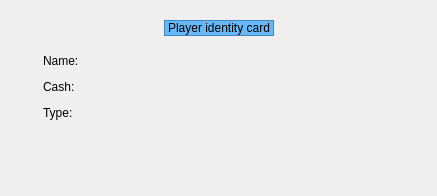
             <widget class="QWidget" name="tabWidgetTrainerCardPage1">
              <property name="styleSheet">
               <string notr="true">#tabWidgetTrainerCardPage1{
background-color: qlineargradient(spread:pad, x1:0, y1:0.3, x2:0, y2:1, stop:0 rgba(255, 255, 255, 200), stop:1 rgba(221, 221, 221, 200));
border-color: rgb(204, 204, 204);
border-radius: 5px;
}</string>
              </property>
              <attribute name="title">
               <string>Informations</string>
              </attribute>
              <layout class="QGridLayout" name="gridLayout_2">
               <item row="0" column="0">
                <widget class="QFrame" name="frame_2">
                 <property name="sizePolicy">
                  <sizepolicy hsizetype="Fixed" vsizetype="Fixed">
                   <horstretch>0</horstretch>
                   <verstretch>0</verstretch>
                  </sizepolicy>
                 </property>
                 <property name="minimumSize">
                  <size>
                   <width>415</width>
                   <height>174</height>
                  </size>
                 </property>
                 <property name="maximumSize">
                  <size>
                   <width>415</width>
                   <height>174</height>
                  </size>
                 </property>
                 <property name="styleSheet">
                  <string notr="true">color: rgb(0, 0, 0);</string>
                 </property>
                 <layout class="QVBoxLayout" name="verticalLayout_7">
                  <item>
                   <layout class="QHBoxLayout" name="horizontalLayout_3">
                    <item>
                     <spacer name="horizontalSpacer_2">
                      <property name="orientation">
                       <enum>Qt::Horizontal</enum>
                      </property>
                      <property name="sizeHint" stdset="0">
                       <size>
                        <width>88</width>
                        <height>14</height>
                       </size>
                      </property>
                     </spacer>
                    </item>
                    <item>
                     <widget class="QLabel" name="label_2">
                      <property name="minimumSize">
                       <size>
                        <width>0</width>
                        <height>16</height>
                       </size>
                      </property>
                      <property name="maximumSize">
                       <size>
                        <width>16777215</width>
                        <height>16</height>
                       </size>
                      </property>
                      <property name="styleSheet">
                       <string notr="true">background-color: rgb(104, 184, 248);
border: 1px solid rgb(64, 136, 192);</string>
                      </property>
                      <property name="text">
                       <string>Player identity card</string>
                      </property>
                     </widget>
                    </item>
                    <item>
                     <spacer name="horizontalSpacer_3">
                      <property name="orientation">
                       <enum>Qt::Horizontal</enum>
                      </property>
                      <property name="sizeHint" stdset="0">
                       <size>
                        <width>87</width>
                        <height>14</height>
                       </size>
                      </property>
                     </spacer>
                    </item>
                   </layout>
                  </item>
                  <item>
                   <layout class="QHBoxLayout" name="horizontalLayout_54">
                    <item>
                     <widget class="QFrame" name="frame_5">
                      <layout class="QVBoxLayout" name="verticalLayout">
                       <item>
                        <layout class="QHBoxLayout" name="horizontalLayout_7">
                         <item>
                          <widget class="QLabel" name="label_3">
                           <property name="minimumSize">
                            <size>
                             <width>8</width>
                             <height>8</height>
                            </size>
                           </property>
                           <property name="maximumSize">
                            <size>
                             <width>8</width>
                             <height>8</height>
                            </size>
                           </property>
                           <property name="pixmap">
                            <pixmap>:/images/interface/player/point.png</pixmap>
                           </property>
                          </widget>
                         </item>
                         <item>
                          <widget class="QLabel" name="label_5">
                           <property name="text">
                            <string>Name: </string>
                           </property>
                          </widget>
                         </item>
                         <item>
                          <widget class="QLabel" name="player_informations_pseudo">
                           <property name="minimumSize">
                            <size>
                             <width>150</width>
                             <height>0</height>
                            </size>
                           </property>
                           <property name="maximumSize">
                            <size>
                             <width>150</width>
                             <height>16777215</height>
                            </size>
                           </property>
                          </widget>
                         </item>
                         <item>
                          <spacer name="horizontalSpacer_6">
                           <property name="orientation">
                            <enum>Qt::Horizontal</enum>
                           </property>
                           <property name="sizeHint" stdset="0">
                            <size>
                             <width>40</width>
                             <height>20</height>
                            </size>
                           </property>
                          </spacer>
                         </item>
                        </layout>
                       </item>
                       <item>
                        <layout class="QHBoxLayout" name="horizontalLayout_8">
                         <item>
                          <widget class="QLabel" name="label_6">
                           <property name="minimumSize">
                            <size>
                             <width>8</width>
                             <height>8</height>
                            </size>
                           </property>
                           <property name="maximumSize">
                            <size>
                             <width>8</width>
                             <height>8</height>
                            </size>
                           </property>
                           <property name="pixmap">
                            <pixmap>:/images/interface/player/point.png</pixmap>
                           </property>
                          </widget>
                         </item>
                         <item>
                          <widget class="QLabel" name="label_7">
                           <property name="text">
                            <string>Cash: </string>
                           </property>
                          </widget>
                         </item>
                         <item>
                          <widget class="QLabel" name="player_informations_cash">
                           <property name="minimumSize">
                            <size>
                             <width>150</width>
                             <height>0</height>
                            </size>
                           </property>
                           <property name="maximumSize">
                            <size>
                             <width>150</width>
                             <height>16777215</height>
                            </size>
                           </property>
                          </widget>
                         </item>
                         <item>
                          <spacer name="horizontalSpacer_7">
                           <property name="orientation">
                            <enum>Qt::Horizontal</enum>
                           </property>
                           <property name="sizeHint" stdset="0">
                            <size>
                             <width>40</width>
                             <height>20</height>
                            </size>
                           </property>
                          </spacer>
                         </item>
                        </layout>
                       </item>
                       <item>
                        <layout class="QHBoxLayout" name="horizontalLayout_63">
                         <item>
                          <widget class="QLabel" name="label_26">
                           <property name="minimumSize">
                            <size>
                             <width>8</width>
                             <height>8</height>
                            </size>
                           </property>
                           <property name="maximumSize">
                            <size>
                             <width>8</width>
                             <height>8</height>
                            </size>
                           </property>
                           <property name="pixmap">
                            <pixmap>:/images/interface/player/point.png</pixmap>
                           </property>
                          </widget>
                         </item>
                         <item>
                          <widget class="QLabel" name="label_27">
                           <property name="text">
                            <string>Type:</string>
                           </property>
                          </widget>
                         </item>
                         <item>
                          <widget class="QLabel" name="player_informations_type"/>
                         </item>
                         <item>
                          <spacer name="horizontalSpacer_61">
                           <property name="orientation">
                            <enum>Qt::Horizontal</enum>
                           </property>
                           <property name="sizeHint" stdset="0">
                            <size>
                             <width>40</width>
                             <height>20</height>
                            </size>
                           </property>
                          </spacer>
                         </item>
                        </layout>
                       </item>
                       <item>
                        <spacer name="verticalSpacer">
                         <property name="orientation">
                          <enum>Qt::Vertical</enum>
                         </property>
                         <property name="sizeHint" stdset="0">
                          <size>
                           <width>20</width>
                           <height>43</height>
                          </size>
                         </property>
                        </spacer>
                       </item>
                      </layout>
                     </widget>
                    </item>
                    <item>
                     <widget class="QLabel" name="player_informations_front">
                      <property name="sizePolicy">
                       <sizepolicy hsizetype="Preferred" vsizetype="Preferred">
                        <horstretch>150</horstretch>
                        <verstretch>100</verstretch>
                       </sizepolicy>
                      </property>
                      <property name="minimumSize">
                       <size>
                        <width>160</width>
                        <height>140</height>
                       </size>
                      </property>
                      <property name="maximumSize">
                       <size>
                        <width>160</width>
                        <height>140</height>
                       </size>
                      </property>
                      <property name="styleSheet">
                       <string notr="true">background-image: url(:/images/interface/player/player_background.png);
background-repeat:no-repeat;
background-position:center; </string>
                      </property>
                      <property name="pixmap">
                       <pixmap>:/images/player_default/front.png</pixmap>
                      </property>
                      <property name="alignment">
                       <set>Qt::AlignCenter</set>
                      </property>
                     </widget>
                    </item>
                   </layout>
                  </item>
                 </layout>
                </widget>
               </item>
              </layout>
             </widget>
